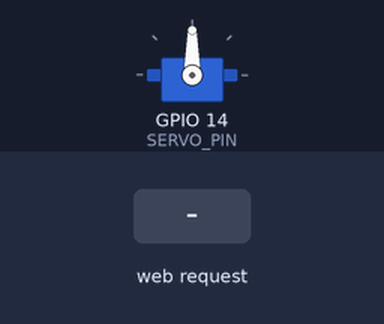
Bench run of a sketch on a simulated ESP32. Shown: servo. The inputs (shaded band) are chosen by the test bench. WiFi joins after 1.5 s; servers stay silent unless stated; what the sketch prints to the serial monitor is not drawn.

Above: at 2.7 s.
2.8 s: HTTP request GET /0 received
At 3.9 s:
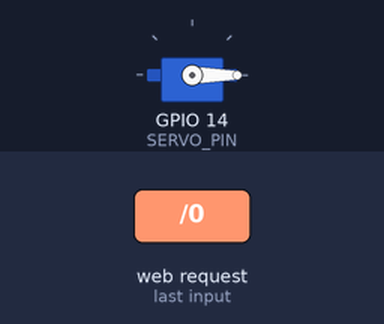
4.3 s: HTTP request GET /180 received
At 5.1 s:
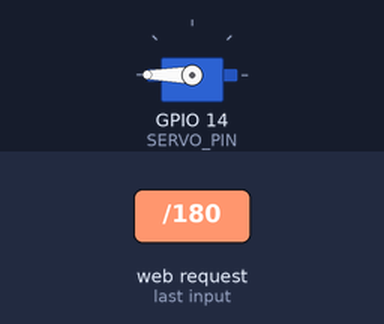
5.8 s: HTTP request GET /90 received
At 6.2 s:
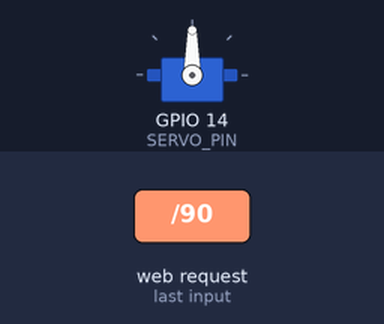
Timing chart, 0 to 8.8 s (numbered marks = the images above; inputs shaded):
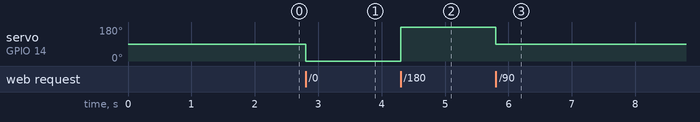

The sketch:

servo.ino
```cpp
/*
 * Project 8 — Wi-Fi Controlled Servo Motor (SG90)
 * ANU Electronics — Bug in Circuit IoT Kit
 *
 * Hardware:
 *   SG90 Servo VCC    → 5V (VIN or external — NOT 3.3V)
 *   SG90 Servo GND    → GND
 *   SG90 Servo Signal → GPIO 14
 *
 * Library required: ESP32Servo by Kevin Harrington
 * Usage: Upload → note IP → open browser → click angle buttons
 */

#include <WiFi.h>
#include <WebServer.h>
#include <ESP32Servo.h>

const char* ssid = "YOUR_WIFI_SSID";
const char* pass = "YOUR_WIFI_PASSWORD";

#define SERVO_PIN 14

Servo myServo;
WebServer server(80);
int currentAngle = 90;

// ── Build HTML page ───────────────────────────────────────────────────────────
String getHTML() {
  String page = "<!DOCTYPE html><html><head>";
  page += "<meta name='viewport' content='width=device-width,initial-scale=1'>";
  page += "<title>Servo Control</title>";
  page += "<style>body{font-family:sans-serif;text-align:center;padding:20px;}";
  page += "button{padding:14px 28px;margin:8px;font-size:1.1rem;border:none;";
  page += "border-radius:8px;cursor:pointer;background:#1565C0;color:#fff;}</style></head><body>";
  page += "<h1>⚙️ Servo Motor Control</h1>";
  page += "<p>Current angle: <strong>" + String(currentAngle) + "°</strong></p>";
  page += "<a href='/0'>  <button>0°</button></a>";
  page += "<a href='/90'> <button>90°</button></a>";
  page += "<a href='/180'><button>180°</button></a>";
  page += "</body></html>";
  return page;
}

// ── Route handlers ───────────────────────────────────────────────────────────
void h0()   { currentAngle =   0; myServo.write(currentAngle); server.send(200, "text/html", getHTML()); }
void h90()  { currentAngle =  90; myServo.write(currentAngle); server.send(200, "text/html", getHTML()); }
void h180() { currentAngle = 180; myServo.write(currentAngle); server.send(200, "text/html", getHTML()); }

// ── Setup ────────────────────────────────────────────────────────────────────
void setup() {
  Serial.begin(9600);
  myServo.attach(SERVO_PIN);
  myServo.write(90);   // Centre on start

  WiFi.begin(ssid, pass);
  Serial.print("Connecting to Wi-Fi");
  while (WiFi.status() != WL_CONNECTED) {
    delay(500);
    Serial.print(".");
  }
  Serial.println("\nConnected! IP: " + WiFi.localIP().toString());

  server.on("/",    []() { server.send(200, "text/html", getHTML()); });
  server.on("/0",   h0);
  server.on("/90",  h90);
  server.on("/180", h180);
  server.begin();
}

// ── Loop ─────────────────────────────────────────────────────────────────────
void loop() {
  server.handleClient();
}
```

Measured:
- after the input at 2.8 s, servo on GPIO 14 (SERVO_PIN): 90° → 0° at once
- after the input at 4.3 s, servo on GPIO 14 (SERVO_PIN): 0° → 180° at once
- after the input at 5.8 s, servo on GPIO 14 (SERVO_PIN): 180° → 90° at once
